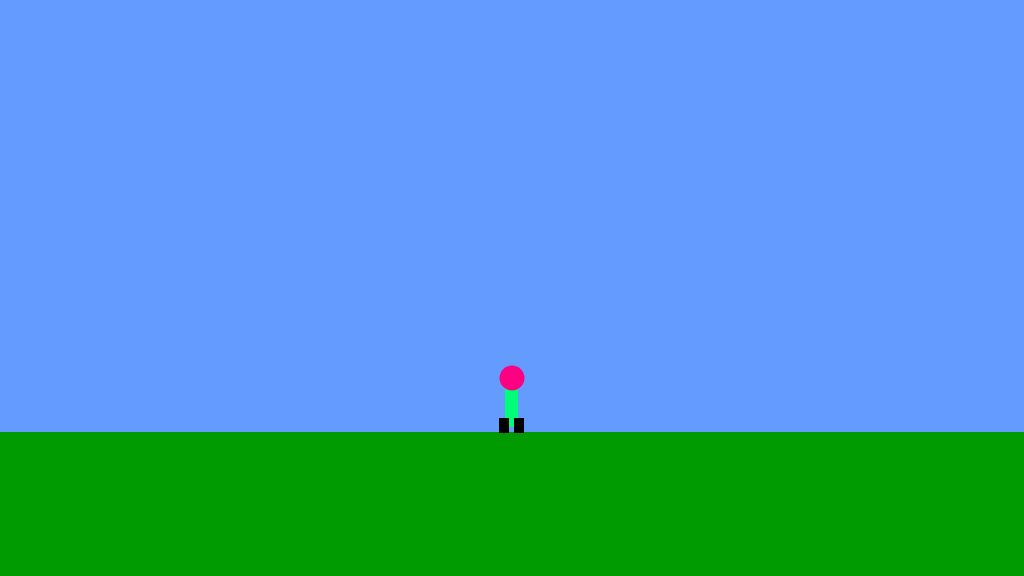
Frame 1 (no input)
Frame 60 (no input): identical to frame 1, image omitted
Frame 120 (the mouse pressed at the canvas centre since frame 60): identical to frame 1, image omitted

The p5.js sketch that drew this single still picture (run headless with seeded random() and noise() and a simulated clock; from frame 60 on, the mouse is pressed at the canvas centre):

// p5.js sketch
// ── sketch.js
/*

The Game Project

Week 3

Game interaction

*/


var gameChar_x;
var gameChar_y;
var floorPos_y;


var isLeft;
var isRight;
var isFalling;
var isPlummeting;
function setup()
{
	createCanvas(1024, 576);
	floorPos_y = height * 3/4;
	gameChar_x = width/2;
	gameChar_y = floorPos_y + 10;

	isLeft = false;
	isRight = false;
	isPlummeting = false;
	isFalling = false;
}

function draw()
{

	///////////DRAWING CODE//////////

	background(100,155,255); //fill the sky blue


	noStroke();
	fill(0,155,0);
	rect(0, floorPos_y, width, height - floorPos_y); //draw some green ground

	//draw the canyon


	//the game character
	if(isLeft && isFalling)
	{
		// add your jumping-left code
		jumpingFacingLeft();
	}
	else if(isRight && isFalling)
	{
		// add your jumping-right code
		jumpingFacingRight();
	}
	else if(isLeft)
	{
		// add your walking left code
		walkingFacingLeft();
	}
	else if(isRight)
	{
		// add your walking right code
		walkingFacingRight();
	}
	else if(isFalling || isPlummeting)
	{
		// add your jumping facing forwards code
		jumpingFacingForwards();
	}
	else
	{
		// add your standing front facing code
		frontFacing();
	}

	///////////INTERACTION CODE//////////
	//Put conditional statements to move the game character below here
	if (isLeft) {
		gameChar_x -= 5;
	}
	if (isRight) {
		gameChar_x += 5;
	}
	if (isFalling) {
		gameChar_y += 5;
	}
	if (isPlummeting) {
		gameChar_y -= 20;
	}

	if (gameChar_y == floorPos_y) {
		isFalling = false;
	}
}


function keyPressed()
{
	// if statements to control the animation of the character when
	// keys are pressed.

	//open up the console to see how these work
	switch (keyCode) {
		case 37: //left arrow
			isLeft = true;
			break;
		case 39: //right arrow
			isRight = true;
			break;
		case 32: //space
			if (gameChar_y == floorPos_y) {
			 	isPlummeting = true;
			}
			break;
	}
}

function keyReleased()
{
	// if statements to control the animation of the character when
	// keys are released.
	switch (keyCode) {
		case 37: //left arrow
			isLeft = false;
			break;
		case 39: //right arrow
			isRight = false;
			break;
		case 32: //space
			isPlummeting = false;
			isFalling = true;
			break;
	}
}

function frontFacing() {
	fill(0, 255, 120)
	rect(gameChar_x - 7, gameChar_y - 55, 13, 40)
	fill(255, 0, 130)
	ellipse(gameChar_x, gameChar_y - 64, 25, 25)

	fill(0)
	rect(gameChar_x - 13, gameChar_y - 24, 10, 15)
	rect(gameChar_x + 2, gameChar_y - 24, 10, 15)
}

function jumpingFacingForwards() {
	fill(0, 255, 120)
	rect(gameChar_x - 7, gameChar_y - 55, 13, 40)
	fill(255, 0, 130)
	ellipse(gameChar_x, gameChar_y - 64, 25, 25)

	rect(gameChar_x - 16, gameChar_y - 50, 10, 10)
	rect(gameChar_x + 5, gameChar_y - 50, 10, 10)
	fill(0)
	rect(gameChar_x - 13, gameChar_y - 24, 10, 10)
	rect(gameChar_x + 4, gameChar_y - 24, 10, 10)
}

function walkingFacingLeft() {
	fill(0)
	rect(gameChar_x - 2, gameChar_y - 24, 10, 15) // right leg
	fill(0, 255, 120)
	rect(gameChar_x - 7, gameChar_y - 55, 13, 40) // body
	fill(255, 0, 130)

	ellipse(gameChar_x - 3, gameChar_y - 64, 15, 25) // head
	fill(0)
	rect(gameChar_x - 13, gameChar_y - 24, 10, 15) // left leg
}

function walkingFacingRight() {
	fill(0)
	rect(gameChar_x - 13, gameChar_y - 24, 10, 15) // left leg
	fill(0, 255, 120)
	rect(gameChar_x - 7, gameChar_y - 55, 13, 40) // body
	fill(255, 0, 130)

	ellipse(gameChar_x + 3, gameChar_y - 64, 15, 25) // head
	fill(0)
	rect(gameChar_x - 2, gameChar_y - 24, 10, 15) // right leg
}

function jumpingFacingRight() {
	fill(0)
	rect(gameChar_x - 13, gameChar_y - 24, 10, 15) // left leg
	fill(0, 255, 120)
	rect(gameChar_x - 7, gameChar_y - 55, 13, 40) // body
	fill(255, 0, 130)
	rect(gameChar_x + 5, gameChar_y - 50, 6, 6) // hand
	ellipse(gameChar_x + 3, gameChar_y - 64, 15, 25) // head
	fill(0)
	rect(gameChar_x - 2, gameChar_y - 35, 10, 15) // right leg
}

function jumpingFacingLeft() {
	fill(0)
	rect(gameChar_x - 2, gameChar_y - 24, 10, 15) // right leg
	fill(0, 255, 120)
	rect(gameChar_x - 7, gameChar_y - 55, 13, 40) // body
	fill(255, 0, 130)
	rect(gameChar_x - 12, gameChar_y - 50, 6, 6)
	ellipse(gameChar_x - 3, gameChar_y - 64, 15, 25) // head
	fill(0)
	rect(gameChar_x - 13, gameChar_y - 35, 10, 15) // left leg
}
// ── charMovements.js
function frontFacing() {
  fill(0, 255, 120)
  rect(gameChar_x - 7, gameChar_y - 55, 13, 40)
  fill(255, 0, 130)
  ellipse(gameChar_x, gameChar_y - 64, 25, 25)

  fill(0)
  rect(gameChar_x - 13, gameChar_y - 24, 10, 15)
  rect(gameChar_x + 2, gameChar_y - 24, 10, 15)
}

function jumpingFacingForwards() {
  fill(0, 255, 120)
  rect(gameChar_x - 7, gameChar_y - 55, 13, 40)
  fill(255, 0, 130)
  ellipse(gameChar_x, gameChar_y - 64, 25, 25)

  rect(gameChar_x - 16, gameChar_y - 50, 10, 10)
  rect(gameChar_x + 5, gameChar_y - 50, 10, 10)
  fill(0)
  rect(gameChar_x - 13, gameChar_y - 24, 10, 10)
  rect(gameChar_x + 4, gameChar_y - 24, 10, 10)
}

function walkingLeft() {
  fill(0)
  rect(gameChar_x - 2, gameChar_y - 24, 10, 15) // right leg
  fill(0, 255, 120)
  rect(gameChar_x - 7, gameChar_y - 55, 13, 40) // body
  fill(255, 0, 130)

  ellipse(gameChar_x - 3, gameChar_y - 64, 15, 25) // head
  fill(0)
  rect(gameChar_x - 13, gameChar_y - 24, 10, 15) // left leg
}

function walkingRight() {
  fill(0)
  rect(gameChar_x - 13, gameChar_y - 24, 10, 15) // left leg
  fill(0, 255, 120)
  rect(gameChar_x - 7, gameChar_y - 55, 13, 40) // body
  fill(255, 0, 130)

  ellipse(gameChar_x + 3, gameChar_y - 64, 15, 25) // head
  fill(0)
  rect(gameChar_x - 2, gameChar_y - 24, 10, 15) // right leg
}

function jumpingFacingRight() {
  fill(0)
  rect(gameChar_x - 13, gameChar_y - 24, 10, 15) // left leg
  fill(0, 255, 120)
  rect(gameChar_x - 7, gameChar_y - 55, 13, 40) // body
  fill(255, 0, 130)
  rect(gameChar_x + 5, gameChar_y - 50, 6, 6) // hand
  ellipse(gameChar_x + 3, gameChar_y - 64, 15, 25) // head
  fill(0)
  rect(gameChar_x - 2, gameChar_y - 35, 10, 15) // right leg
}

function jumpingFacingLeft() {
  fill(0)
  rect(gameChar_x - 2, gameChar_y - 24, 10, 15) // right leg
  fill(0, 255, 120)
  rect(gameChar_x - 7, gameChar_y - 55, 13, 40) // body
  fill(255, 0, 130)
  rect(gameChar_x - 12, gameChar_y - 50, 6, 6)
  ellipse(gameChar_x - 3, gameChar_y - 64, 15, 25) // head
  fill(0)
  rect(gameChar_x - 13, gameChar_y - 35, 10, 15) // left leg
}
